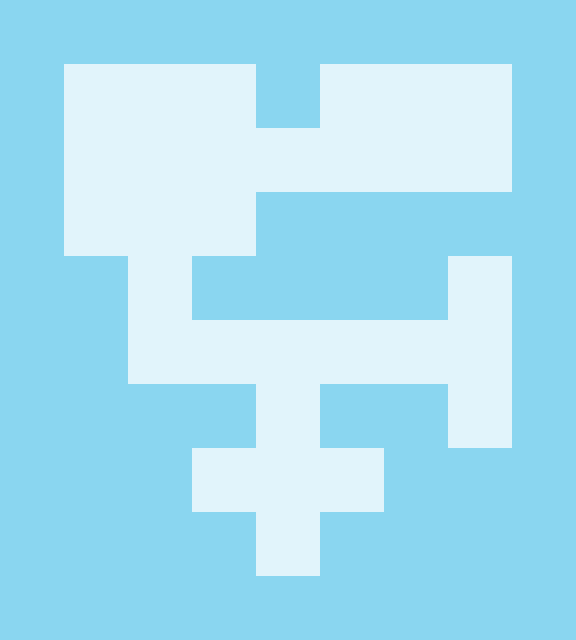

This game map was drawn from its Tiled (.tmx) file and the tilesets committed beside it. A one-line description and the trimmed map source follow:
An orthogonal 9x10 tile map with 64x64 px tiles, 1 tile layer (background) and 12 objects (7x operation, 3x condition, player, exit).

<map version="1.0" orientation="orthogonal" width="9" height="10" tilewidth="64" tileheight="64">
 <properties>
  <property name="time" value="10" />
 </properties>
 <tileset firstgid="1" name="tileset" tilewidth="64" tileheight="64" spacing="2" margin="2">
  <image source="../tiles/tiles.png" width="128" height="256" />
  <tile id="1">
   <properties>
    <property name="walkable" value="true" />
   </properties>
  </tile>
 </tileset>
 <layer name="background" width="9" height="10">
  <data>[90 cells, 90 non-empty, 2 distinct tile ids]</data>
 </layer>
 <objectgroup name="objects" width="9" height="10">
  <object name="player" type="player" x="256" y="512" width="64" height="64">
   <properties>
    <property name="value" value="50" />
   </properties>
  </object>
  <object name="exit" x="384" y="64" width="64" height="64" />
  <object name="&lt;:10" type="condition" x="320" y="320" width="64" height="64" />
  <object name="/:5" type="operation" x="192" y="448" width="64" height="64" />
  <object name="-:5" type="operation" x="320" y="448" width="64" height="64" />
  <object name="=:5" type="condition" x="192" y="320" width="64" height="64" />
  <object name="*:3" type="operation" x="64" y="192" width="64" height="64" />
  <object name="/:6" type="operation" x="128" y="64" width="64" height="64" />
  <object name="+:3" type="operation" x="192" y="192" width="64" height="64" />
  <object name="+:1" type="operation" x="448" y="256" width="64" height="64" />
  <object name="/:2" type="operation" x="448" y="384" width="64" height="64" />
  <object name="=:3" type="condition" x="256" y="128" width="64" height="64" />
 </objectgroup>
</map>
